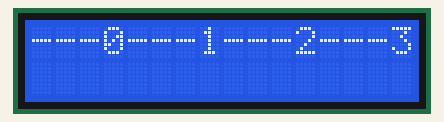
This sketch was run on a simulated Arduino Uno, built with avr-gcc and run on an emulated ATmega328P. Shown: 16×2 character LCD.

Above: at 0.1 s.
At 1.44 s:
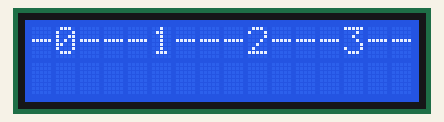
At 2.94 s:
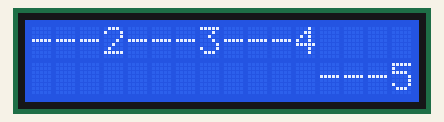
At 5.94 s:
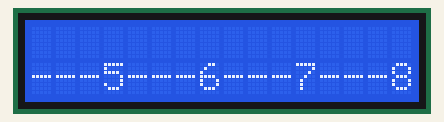
At 8.69 s:
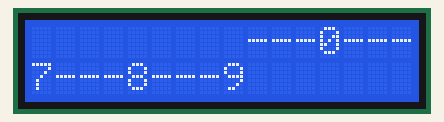
At 11.7 s:
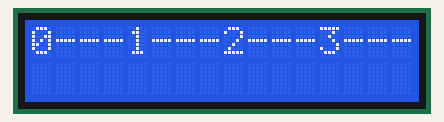

The sketch:

LCD_test.ino
```cpp
#include <LiquidCrystal.h>

const int reset = 12, enable = 11, d4 = 6, d5 = 5, d6 = 4, d7 = 3;
LiquidCrystal lcd(reset, enable, d4, d5, d6, d7);

void setup() {
  // put your setup code here, to run once:
  // set up LCD with (cols, rows)
  lcd.begin(16,2);
  //lcd.print("hello, abcdefghijklmnop");
  lcd.print("---0---1---2---3---4");
  lcd.setCursor(0,1);
  lcd.print("                    ---5---6---7---8---9");
  delay(1000);
}

void loop() {
  // put your main code here, to run repeatedly:
  // set cursor location. start is (0,0)
  // lcd.setCursor(0,1);
  for(int posC = 0; posC < 5; posC++){
    // length of string scrolled is 40 regardless of print length
    lcd.scrollDisplayLeft();
    delay(250);
    }
  //lcd.print(millis() / 1000); // num seconds since reset

}
```

Measured:
- by itself, everything shown: repeats every 10.0 s, in 40 steps
